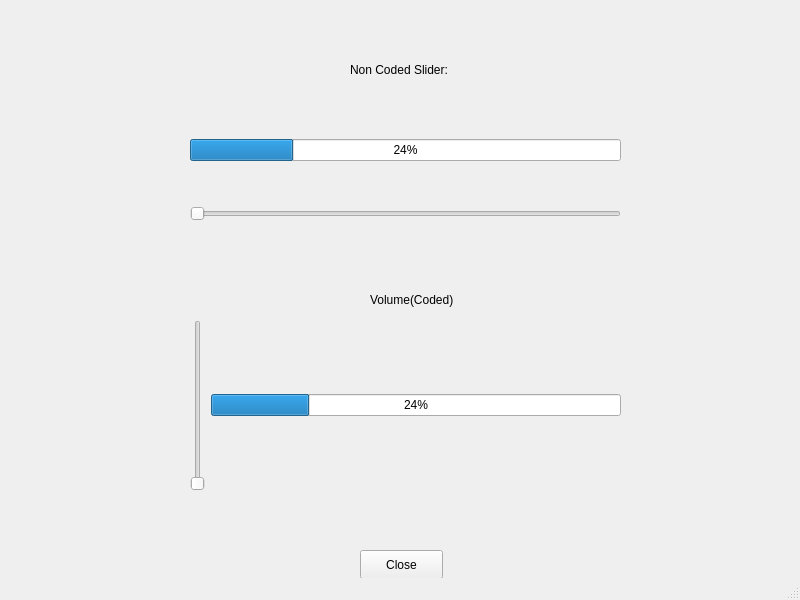
<?xml version="1.0" encoding="UTF-8"?>
<ui version="4.0">
 <class>MainWindow</class>
 <widget class="QMainWindow" name="MainWindow">
  <property name="geometry">
   <rect>
    <x>0</x>
    <y>0</y>
    <width>800</width>
    <height>600</height>
   </rect>
  </property>
  <property name="windowTitle">
   <string>MainWindow</string>
  </property>
  <widget class="QWidget" name="centralwidget">
   <widget class="QLabel" name="label">
    <property name="geometry">
     <rect>
      <x>350</x>
      <y>60</y>
      <width>131</width>
      <height>20</height>
     </rect>
    </property>
    <property name="text">
     <string>Non Coded Slider:</string>
    </property>
   </widget>
   <widget class="QPushButton" name="pushButton">
    <property name="geometry">
     <rect>
      <x>360</x>
      <y>550</y>
      <width>83</width>
      <height>29</height>
     </rect>
    </property>
    <property name="text">
     <string>Close</string>
    </property>
   </widget>
   <widget class="QLabel" name="label_2">
    <property name="geometry">
     <rect>
      <x>370</x>
      <y>290</y>
      <width>111</width>
      <height>20</height>
     </rect>
    </property>
    <property name="text">
     <string>Volume(Coded)</string>
    </property>
   </widget>
   <widget class="QWidget" name="">
    <property name="geometry">
     <rect>
      <x>190</x>
      <y>100</y>
      <width>431</width>
      <height>161</height>
     </rect>
    </property>
    <layout class="QVBoxLayout" name="verticalLayout">
     <item>
      <widget class="QProgressBar" name="progressBar">
       <property name="value">
        <number>24</number>
       </property>
      </widget>
     </item>
     <item>
      <widget class="QSlider" name="horizontalSlider">
       <property name="orientation">
        <enum>Qt::Horizontal</enum>
       </property>
      </widget>
     </item>
    </layout>
   </widget>
   <widget class="QWidget" name="">
    <property name="geometry">
     <rect>
      <x>190</x>
      <y>320</y>
      <width>431</width>
      <height>171</height>
     </rect>
    </property>
    <layout class="QHBoxLayout" name="horizontalLayout">
     <item>
      <widget class="QSlider" name="verticalSlider">
       <property name="orientation">
        <enum>Qt::Vertical</enum>
       </property>
      </widget>
     </item>
     <item>
      <widget class="QProgressBar" name="progressBar_2">
       <property name="value">
        <number>24</number>
       </property>
      </widget>
     </item>
    </layout>
   </widget>
  </widget>
  <widget class="QStatusBar" name="statusbar"/>
 </widget>
 <resources/>
 <connections>
  <connection>
   <sender>horizontalSlider</sender>
   <signal>valueChanged(int)</signal>
   <receiver>progressBar</receiver>
   <slot>setValue(int)</slot>
   <hints>
    <hint type="sourcelabel">
     <x>404</x>
     <y>208</y>
    </hint>
    <hint type="destinationlabel">
     <x>402</x>
     <y>152</y>
    </hint>
   </hints>
  </connection>
  <connection>
   <sender>pushButton</sender>
   <signal>clicked()</signal>
   <receiver>MainWindow</receiver>
   <slot>close()</slot>
   <hints>
    <hint type="sourcelabel">
     <x>403</x>
     <y>561</y>
    </hint>
    <hint type="destinationlabel">
     <x>486</x>
     <y>565</y>
    </hint>
   </hints>
  </connection>
 </connections>
</ui>
